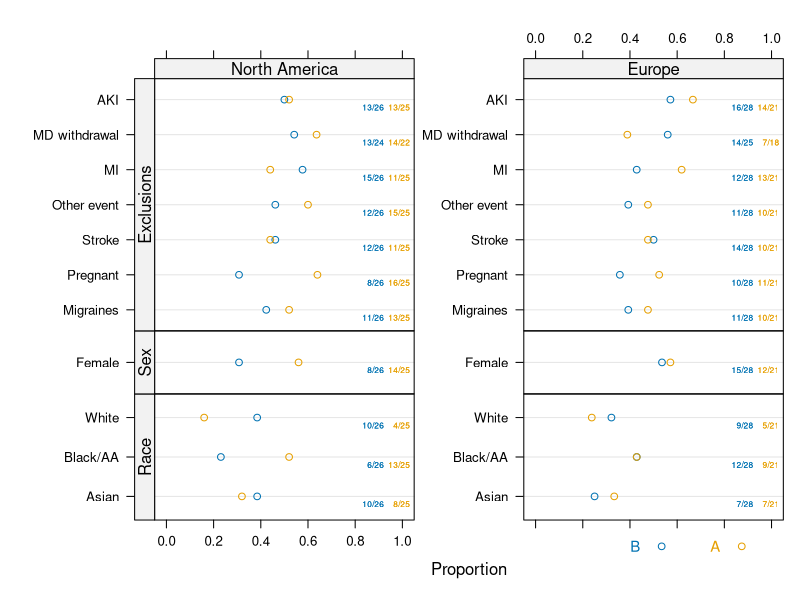

Reproduce this figure in R. (Note: this script raises an error after producing the figure.)
library(Hmisc)


### Name: summaryP
### Title: Multi-way Summary of Proportions
### Aliases: summaryP plot.summaryP ggplot.summaryP latex.summaryP
### Keywords: hplot category manip

### ** Examples

n <- 100
f <- function(na=FALSE) {
  x <- sample(c('N', 'Y'), n, TRUE)
  if(na) x[runif(100) < .1] <- NA
  x
}
set.seed(1)
d <- data.frame(x1=f(), x2=f(), x3=f(), x4=f(), x5=f(), x6=f(), x7=f(TRUE),
                age=rnorm(n, 50, 10),
                race=sample(c('Asian', 'Black/AA', 'White'), n, TRUE),
                sex=sample(c('Female', 'Male'), n, TRUE),
                treat=sample(c('A', 'B'), n, TRUE),
                region=sample(c('North America','Europe'), n, TRUE))
d <- upData(d, labels=c(x1='MI', x2='Stroke', x3='AKI', x4='Migraines',
                 x5='Pregnant', x6='Other event', x7='MD withdrawal',
                 race='Race', sex='Sex'))
dasna <- subset(d, region=='North America')
with(dasna, table(race, treat))
s <- summaryP(race + sex + ynbind(x1, x2, x3, x4, x5, x6, x7, label='Exclusions') ~
              region + treat, data=d)
# add exclude1=FALSE below to include female category
plot(s, groups='treat')
ggplot(s, groups='treat')

plot(s, val ~ freq | region * var, groups='treat', outerlabels=FALSE)
# Much better looking if omit outerlabels=FALSE; see output at
# http://biostat.mc.vanderbilt.edu/HmiscNew#summaryP
# See more examples under bpplotM

## For plotly interactive graphic that does not handle variable size
## panels well:
## require(plotly)
## g <- ggplot(s, groups='treat')
## ggplotly(g, tooltip='text')

## For nice plotly interactive graphic:
## options(grType='plotly')
## s <- summaryP(race + sex + ynbind(x1, x2, x3, x4, x5, x6, x7,
##                                   label='Exclusions') ~
##               treat, data=subset(d, region='Europe'))
##
## plot(s, groups='treat', refgroup='A')  # refgroup='A' does B-A differences


# Make a chart where there is a block of variables that
# are only analyzed for males.  Keep redundant sex in block for demo.
# Leave extra space for numerators, denominators
sb <- summaryP(race + sex +
               pBlock(race, sex, label='Race: Males', subset=sex=='Male') ~
               region, data=d)
plot(sb, text.at=1.3)
plot(sb, groups='region', layout=c(1,3), key=list(space='top'),
     text.at=1.15)
ggplot(sb, groups='region')
## Not run: 
##D plot(s, groups='treat')
##D # plot(s, groups='treat', outerlabels=FALSE) for standard lattice output
##D plot(s, groups='region', key=list(columns=2, space='bottom'))
##D colorFacet(ggplot(s))
##D 
##D plot(summaryP(race + sex ~ region, data=d), exclude1=FALSE, col='green')
##D 
##D # Make your own plot using data frame created by summaryP
##D useOuterStrips(dotplot(val ~ freq | region * var, groups=treat, data=s,
##D         xlim=c(0,1), scales=list(y='free', rot=0), xlab='Fraction',
##D         panel=function(x, y, subscripts, ...) {
##D           denom <- s$denom[subscripts]
##D           x <- x / denom
##D           panel.dotplot(x=x, y=y, subscripts=subscripts, ...) }))
##D 
##D # Show marginal summary for all regions combined
##D s <- summaryP(race + sex ~ region, data=addMarginal(d, region))
##D plot(s, groups='region', key=list(space='top'), layout=c(1,2))
##D 
##D # Show marginal summaries for both race and sex
##D s <- summaryP(ynbind(x1, x2, x3, x4, label='Exclusions', sort=FALSE) ~
##D               race + sex, data=addMarginal(d, race, sex))
##D plot(s, val ~ freq | sex*race)
## End(Not run)
